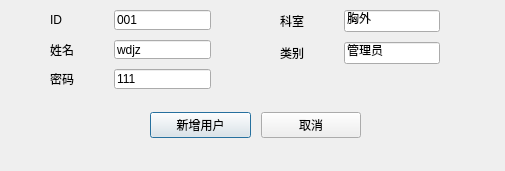
<?xml version="1.0" encoding="UTF-8"?>
<ui version="4.0">
 <class>userEditDlg</class>
 <widget class="QDialog" name="userEditDlg">
  <property name="geometry">
   <rect>
    <x>0</x>
    <y>0</y>
    <width>505</width>
    <height>171</height>
   </rect>
  </property>
  <property name="windowTitle">
   <string>Dialog</string>
  </property>
  <widget class="QWidget" name="formLayoutWidget">
   <property name="geometry">
    <rect>
     <x>50</x>
     <y>10</y>
     <width>161</width>
     <height>79</height>
    </rect>
   </property>
   <layout class="QFormLayout" name="formLayout">
    <property name="horizontalSpacing">
     <number>40</number>
    </property>
    <property name="verticalSpacing">
     <number>10</number>
    </property>
    <item row="0" column="0">
     <widget class="QLabel" name="label_ID">
      <property name="text">
       <string>ID</string>
      </property>
     </widget>
    </item>
    <item row="0" column="1">
     <widget class="QLineEdit" name="userID">
      <property name="text">
       <string>001</string>
      </property>
     </widget>
    </item>
    <item row="1" column="0">
     <widget class="QLabel" name="label_Name">
      <property name="text">
       <string>姓名</string>
      </property>
     </widget>
    </item>
    <item row="1" column="1">
     <widget class="QLineEdit" name="userName">
      <property name="text">
       <string>wdjz</string>
      </property>
     </widget>
    </item>
    <item row="2" column="0">
     <widget class="QLabel" name="label_Password">
      <property name="text">
       <string>密码</string>
      </property>
     </widget>
    </item>
    <item row="2" column="1">
     <widget class="QLineEdit" name="userPassword">
      <property name="text">
       <string>111</string>
      </property>
     </widget>
    </item>
   </layout>
  </widget>
  <widget class="QWidget" name="formLayoutWidget_2">
   <property name="geometry">
    <rect>
     <x>280</x>
     <y>10</y>
     <width>160</width>
     <height>81</height>
    </rect>
   </property>
   <layout class="QFormLayout" name="formLayout_2">
    <property name="horizontalSpacing">
     <number>40</number>
    </property>
    <property name="verticalSpacing">
     <number>10</number>
    </property>
    <item row="0" column="0">
     <widget class="QLabel" name="label_Unit">
      <property name="text">
       <string>科室</string>
      </property>
     </widget>
    </item>
    <item row="0" column="1">
     <widget class="QLineEdit" name="userUnit">
      <property name="text">
       <string>胸外</string>
      </property>
     </widget>
    </item>
    <item row="1" column="0">
     <widget class="QLabel" name="label_Class">
      <property name="text">
       <string>类别</string>
      </property>
     </widget>
    </item>
    <item row="1" column="1">
     <widget class="QLineEdit" name="userClass">
      <property name="text">
       <string>管理员</string>
      </property>
     </widget>
    </item>
   </layout>
  </widget>
  <widget class="QWidget" name="horizontalLayoutWidget">
   <property name="geometry">
    <rect>
     <x>150</x>
     <y>110</y>
     <width>211</width>
     <height>31</height>
    </rect>
   </property>
   <layout class="QHBoxLayout" name="horizontalLayout">
    <property name="spacing">
     <number>10</number>
    </property>
    <item>
     <widget class="QPushButton" name="addUserBtn">
      <property name="text">
       <string>新增用户</string>
      </property>
     </widget>
    </item>
    <item>
     <widget class="QPushButton" name="cancelBtn">
      <property name="text">
       <string>取消</string>
      </property>
     </widget>
    </item>
   </layout>
  </widget>
 </widget>
 <resources/>
 <connections>
  <connection>
   <sender>addUserBtn</sender>
   <signal>clicked()</signal>
   <receiver>userEditDlg</receiver>
   <slot>accept()</slot>
   <hints>
    <hint type="sourcelabel">
     <x>237</x>
     <y>136</y>
    </hint>
    <hint type="destinationlabel">
     <x>338</x>
     <y>134</y>
    </hint>
   </hints>
  </connection>
  <connection>
   <sender>cancelBtn</sender>
   <signal>clicked()</signal>
   <receiver>userEditDlg</receiver>
   <slot>close()</slot>
   <hints>
    <hint type="sourcelabel">
     <x>359</x>
     <y>136</y>
    </hint>
    <hint type="destinationlabel">
     <x>595</x>
     <y>246</y>
    </hint>
   </hints>
  </connection>
  <connection>
   <sender>userClass</sender>
   <signal>selectionChanged()</signal>
   <receiver>userEditDlg</receiver>
   <slot>accept()</slot>
   <hints>
    <hint type="sourcelabel">
     <x>391</x>
     <y>49</y>
    </hint>
    <hint type="destinationlabel">
     <x>252</x>
     <y>85</y>
    </hint>
   </hints>
  </connection>
 </connections>
</ui>
